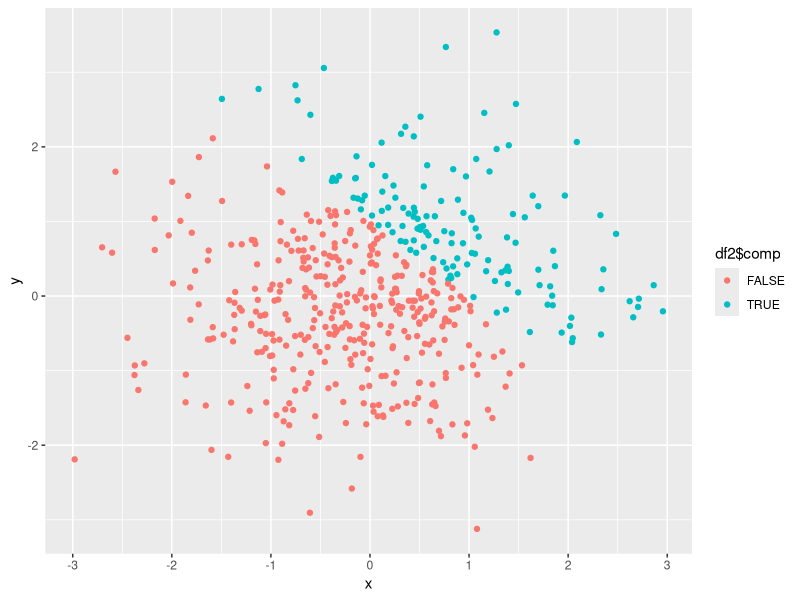

Recreate this plot in R.
## ---- chunk 1
knitr::opts_chunk$set(echo = TRUE)
## ---- chunk 2
library(tidyverse)
df <- tibble(
  norm_sp = rnorm(8),
  logi_vec = norm_sp > 0 ,
  chr_vec = c("1", "2", "3", "4", "5", "6", "7", "8"),
  fac_vec = factor(c("0","1","0","2","1","2","0","1"))
)

mean(pull(df, norm_sp))
mean(pull(df, logi_vec))
mean(pull(df, chr_vec))
mean(pull(df, fac_vec))
## ---- chunk 3
as.numeric(df$logi_vec) * df$norm_sp
as.factor(df$logi_vec) * df$norm_sp
as.numeric(as.factor(df$logi_vec)) * df$norm_sp
## ---- chunk 4
df2 <- tibble(
  x = rnorm(500),
  y = rnorm(500),
  comp = x + y >1,
  coer_lton = as.numeric(comp),
  coer_ltof = as.factor(comp)
)



## ---- chunk 5
plot_1 <- ggplot(df2, aes(x = x, y = y, color = df2$comp)) + geom_point()
plot_2 <- ggplot(df2, aes(x = x, y = y, color = df2$coer_lton)) + geom_point()
plot_3 <- ggplot(df2, aes(x = x, y = y, color = df2$coer_ltof)) + geom_point()
ggsave('HW1_plot.png',plot = plot_1, width = 4, height = 4)
